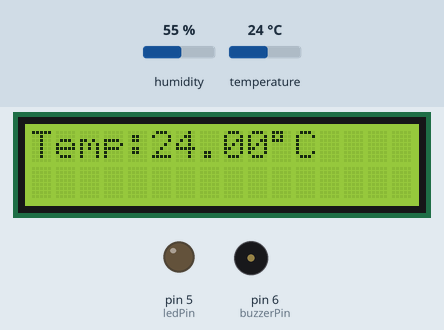
Recording of a sketch running on a simulated Arduino Uno, built with avr-gcc and run on an emulated ATmega328P. On the bench: 16×2 character LCD, output pins drawn as LEDs (lit = HIGH), buzzer (waves = sounding, pin HIGH). The test bench sets the inputs (shaded band); at power-on: temperature 24 °C, humidity 55 %. What the sketch prints to the serial monitor is not drawn.

Above: at 1.2 s.
1.3 s: temperature set to 29 °C
At 2.6 s:
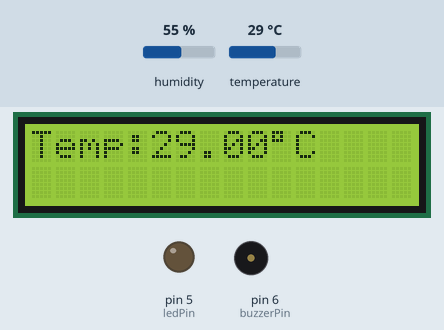
4.0 s: temperature set to 32 °C
At 5.3 s:
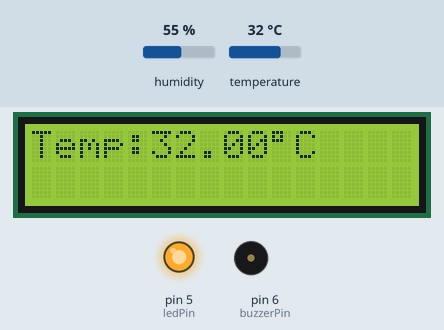
10.0 s: temperature set to 12 °C
At 12.7 s:
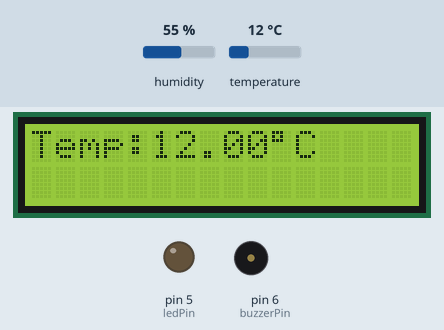
Timing chart, 0 to 14.2 s (numbered marks = the images above; inputs shaded):
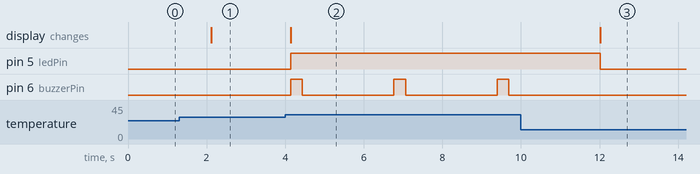

Measured:
- the behaviour switches between 30 and 31 °C on temperature (found by bisection; images 1 and 2)
- after the input at 1.3 s, the display: changes after 0.81 s (image 1)
- after the input at 4.0 s, pin 5 (ledPin): LOW → HIGH after 0.14 s; pin 6 (buzzerPin): alternates HIGH for 0.30 s and LOW for 2.3 s, starting after 0.14 s; the display: changes after 0.14 s (image 2)
- after the input at 10.0 s, pin 5 (ledPin): HIGH → LOW after 2.0 s; pin 6 (buzzerPin): stops changing and stays LOW; the display: changes after 2.0 s (image 3)

The sketch:

DHT_3.ino
```cpp
// Environmental monitor: reads temperature via DHT11, displays it on an LCD,
// and triggers an LED and a pulsing buzzer alarm above a set threshold.

#include <DHT.h>
#include <LiquidCrystal.h>
#define DHTPIN 2
#define DHTTYPE DHT11
DHT dht(DHTPIN,DHTTYPE);
// Pin assignments and sensor setup

int ledPin=5;
int buzzerPin=6;
float temp;
LiquidCrystal lcd(7, 8, 9, 10, 11, 12);
// Runs once: configure pins, start sensor, LCD, and Serial communication

void setup() {
 pinMode(ledPin,OUTPUT);
 pinMode(buzzerPin,OUTPUT);
 dht.begin();
 Serial.begin(9600);
 lcd.begin(16, 2);
}
// Runs repeatedly: read temperature, display it, and trigger alarm if too hot

void loop() {
temp=dht.readTemperature();
Serial.print("temperature:");
Serial.print(temp);
Serial.println("°C");
lcd.setCursor(0, 0);
lcd.print("Temp:");
lcd.print(temp);
lcd.write(223);
lcd.print("C");
// Alarm condition — pulses buzzer and lights LED while threshold is exceeded
if (temp>30){
digitalWrite(ledPin,HIGH);
digitalWrite(buzzerPin,HIGH);
delay(300);
digitalWrite(buzzerPin,LOW);
delay(300);
}
// Normal condition — alarm off
else {
  digitalWrite(ledPin,LOW);
  digitalWrite(buzzerPin,LOW);
}
delay(2000);
}
```
